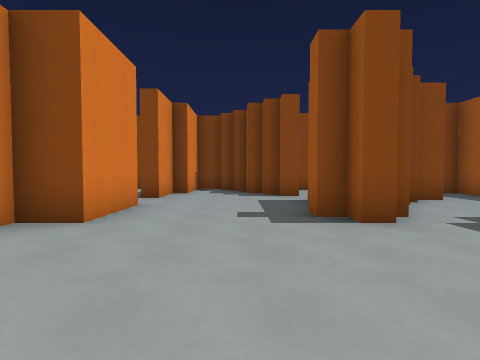
View 1 (above)

24 first-person views from a walk through a 3-D level made in the Godot game engine. The camera is 1.5 m above the floor, tilts 2° down and sees 85° across. The floor is counted in squares, 2 m on a side. Each view is taken from the middle of a square. On the plan, view 1 faces up. The plan holds only what a view shows up to about 9 squares ahead; the rest is blank. Characters and animated objects are left out.

View 2
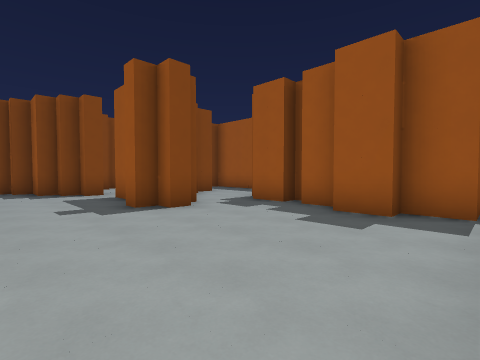

View 3
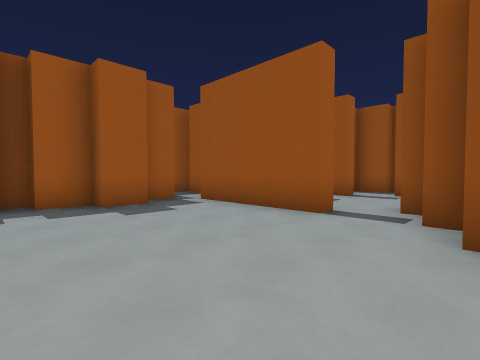

View 4
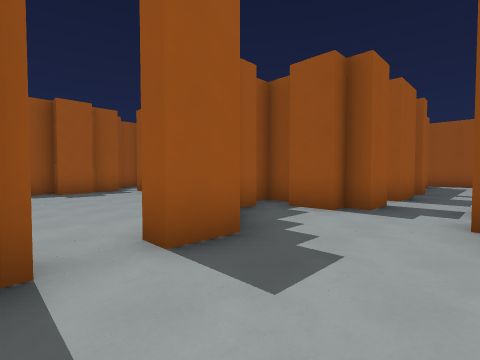

View 5
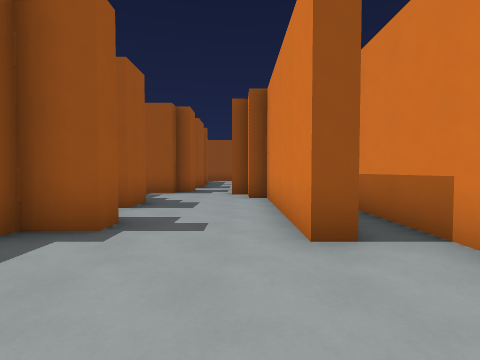

View 6
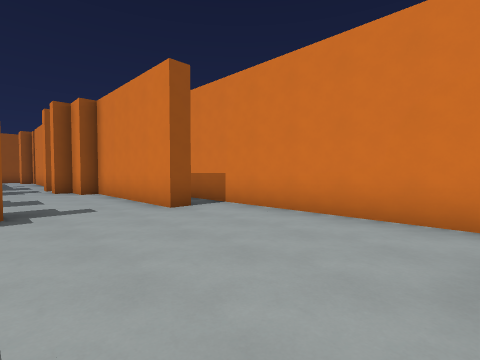

View 7
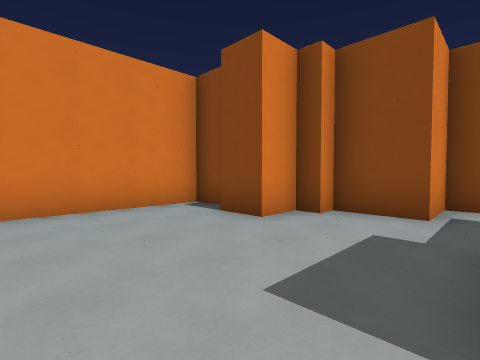

View 8
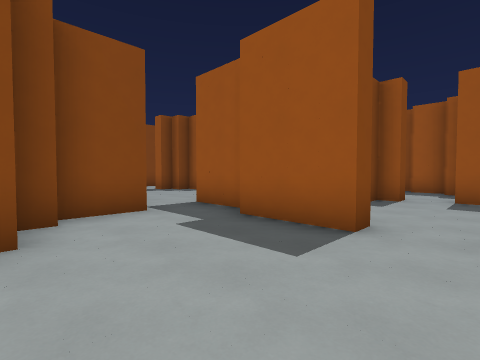

View 9
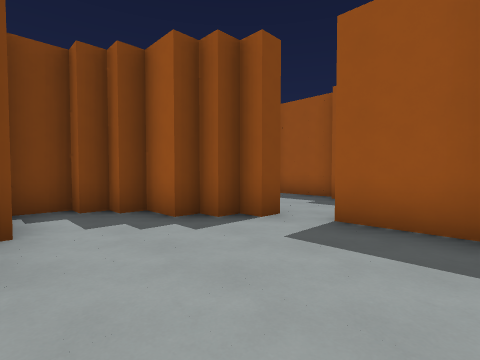

View 10
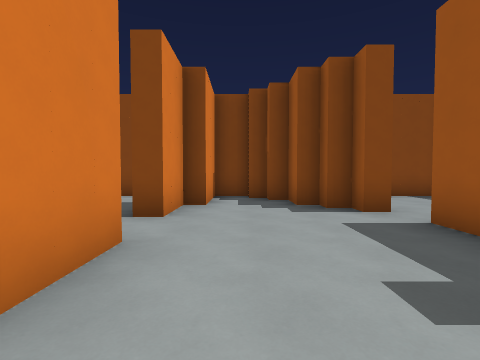

View 11
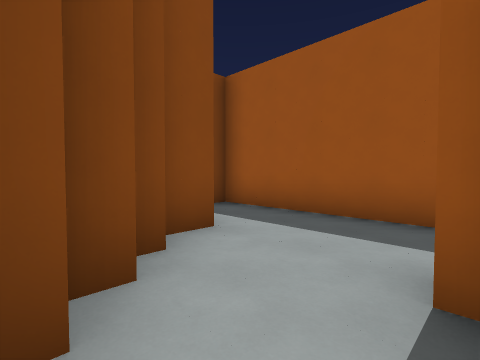

View 12
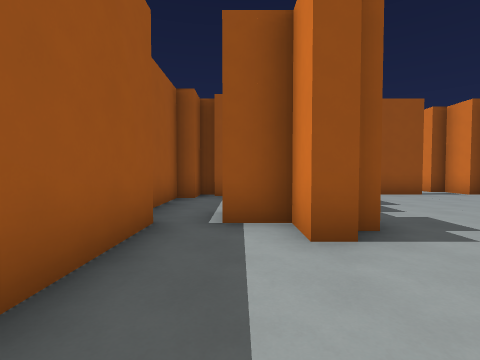

View 13
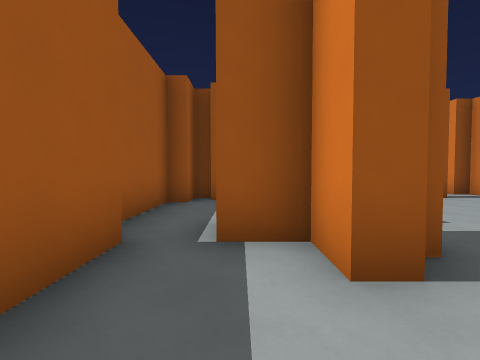

View 14
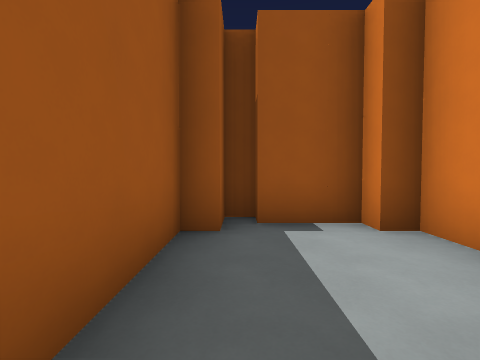

View 15
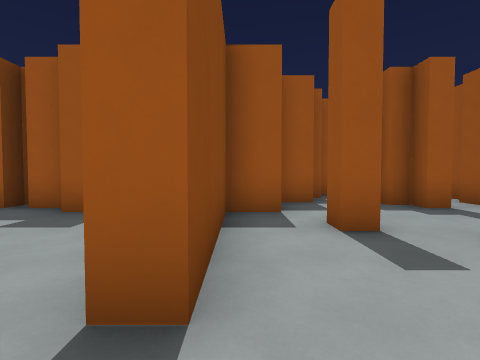

View 16
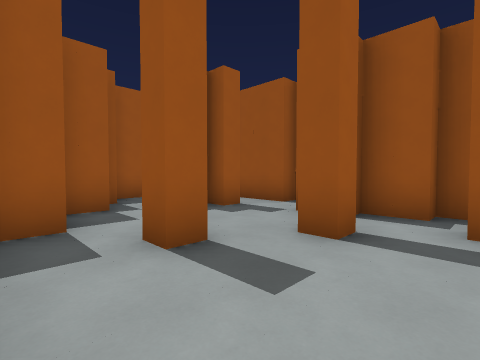

View 17
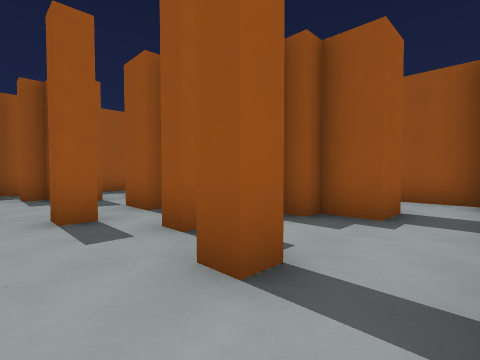

View 18
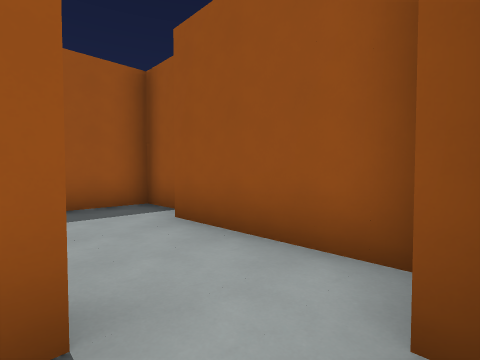

View 19
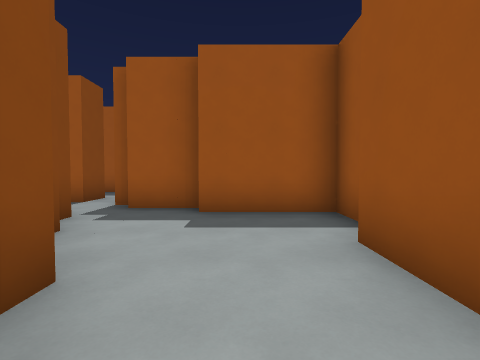

View 20
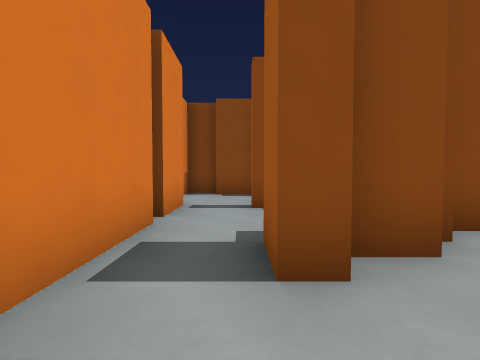

View 21
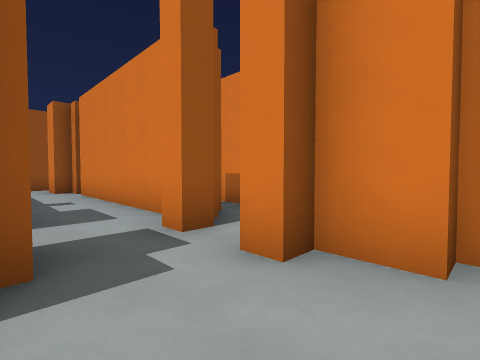

View 22
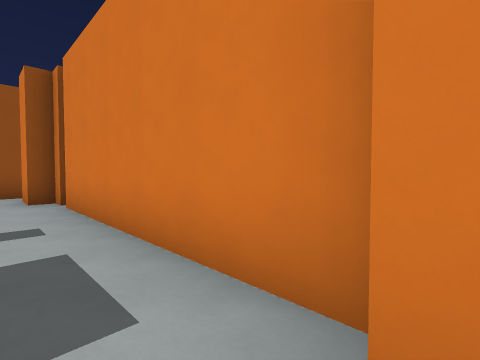

View 23
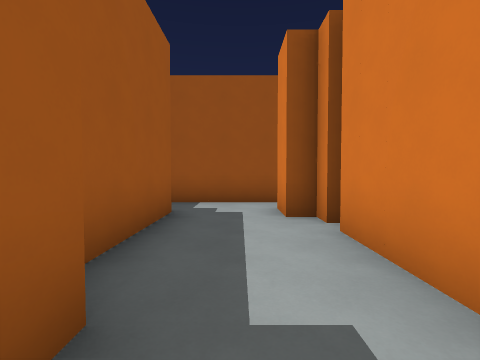

View 24
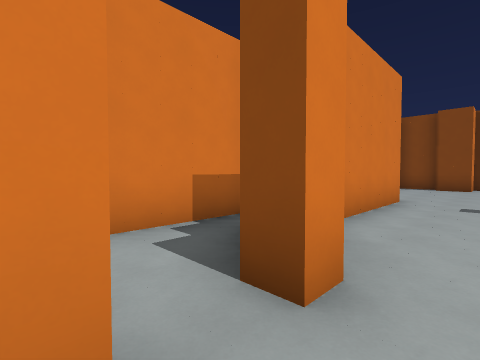

### Floor plan
Key: @ floor where view 1 was taken; # wall or solid block; x gap in a wall; . floor.
Columns run from 9 left of view 1 to 8 right of it. Each row starts with its distance up from view 1.
 14        ..
 13       ...
 12      #..
 11    ###.##    ##
 10 ####...#### ..#
  9 #.....##..#...####
  8 #.....#...#...#..#
  7 #............##..#
  6 #..........###...#
  5 #.....#....##....#
  4 #.#..##....#..#..#
  3 #.#..#........##.#
  2 #.#..........##..#
  1 ###...#......#...#
  0 #.#...##.@...#...#
 -1 #.##...#.....###.#
 -2 #..x.###..########
 -3 # ##.#.##....####
 -4 #.#........#..####
 -5 #.#..#....#...#..#
 -6   #..#.#.#....#.
 -7   #..#...###....
 -8   #..#..##..####
 -9   #..#..#...#
-10   #..#......#
-11   ##.##.....#
-12    ...#######
-13    ####

Positions as (right, up) in squares from view 1, and headings:
1: (0, 0), facing up
2: (-1, -1), facing up-right
3: (-2, 3), facing down-right
4: (-6, 3), facing down-right
5: (-6, 7), facing down
6: (-4, 9), facing down-left
7: (-3, 6), facing up-left
8: (-6, 6), facing up-right
9: (-2, 5), facing up-right
10: (-1, 3), facing up
11: (3, 4), facing up-right
12: (6, 7), facing down
13: (6, 6), facing down
14: (7, 3), facing down
15: (-1, -2), facing right
16: (0, -2), facing down-right
17: (-3, -4), facing down-right
18: (-3, -9), facing down-right
19: (-2, -10), facing right
20: (-2, -11), facing up
21: (-4, 0), facing down-left
22: (-5, -3), facing down-left
23: (-5, -6), facing down
24: (-5, -3), facing up-left
